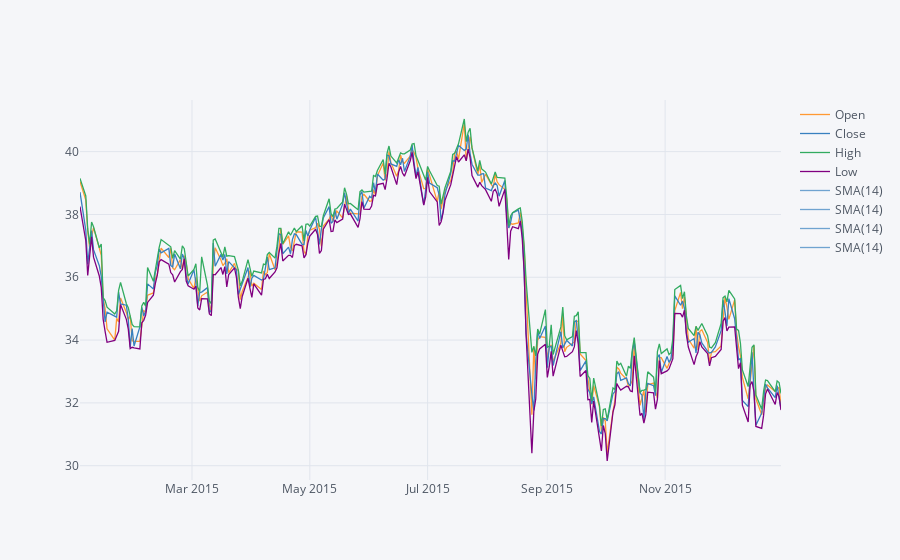

Notebook code cell kept with this figure:
### Markdown cell above
** Use .ta_plot(study='sma') to create a Simple Moving Averages plot of Morgan Stanley for the year 2015.**

### Code cell
MS[['Open','Close','High','Low']]['2015-01-01':'2015-12-31'].ta_plot(study='sma')

### Figure 1 — Plotly figure (JSON) as saved in the notebook; plotly's stock layout.template omitted (floating-point values rounded to 4 significant figures; data arrays with more than 128 entries replaced by an {"elided": "..."} marker saying what was removed)
{"data": [{"name": "Open", "text": "", "mode": "lines", "y": {"elided": "252 float values"}, "x": {"elided": "252 str values"}, "line": {"color": "rgba(255, 153, 51, 1.0)", "dash": "solid", "shape": "linear", "width": 1.3}, "type": "scatter"}, {"name": "Close", "text": "", "mode": "lines", "y": {"elided": "252 float values"}, "x": {"elided": "252 str values"}, "line": {"color": "rgba(55, 128, 191, 1.0)", "dash": "solid", "shape": "linear", "width": 1.3}, "type": "scatter"}, {"name": "High", "text": "", "mode": "lines", "y": {"elided": "252 float values"}, "x": {"elided": "252 str values"}, "line": {"color": "rgba(50, 171, 96, 1.0)", "dash": "solid", "shape": "linear", "width": 1.3}, "type": "scatter"}, {"name": "Low", "text": "", "mode": "lines", "y": {"elided": "252 float values"}, "x": {"elided": "252 str values"}, "line": {"color": "rgba(128, 0, 128, 1.0)", "dash": "solid", "shape": "linear", "width": 1.3}, "type": "scatter"}, {"name": "SMA(14)", "text": "", "mode": "lines", "y": {"elided": "252x4 mixed values"}, "x": {"elided": "252 str values"}, "line": {"color": "rgba(55, 128, 191, 0.7)", "dash": "solid", "shape": "linear", "width": 1.3}, "type": "scatter"}, {"name": "SMA(14)", "text": "", "mode": "lines", "y": {"elided": "252x4 mixed values"}, "x": {"elided": "252 str values"}, "line": {"color": "rgba(55, 128, 191, 0.7)", "dash": "solid", "shape": "linear", "width": 1.3}, "type": "scatter"}, {"name": "SMA(14)", "text": "", "mode": "lines", "y": {"elided": "252x4 mixed values"}, "x": {"elided": "252 str values"}, "line": {"color": "rgba(55, 128, 191, 0.7)", "dash": "solid", "shape": "linear", "width": 1.3}, "type": "scatter"}, {"name": "SMA(14)", "text": "", "mode": "lines", "y": {"elided": "252x4 mixed values"}, "x": {"elided": "252 str values"}, "line": {"color": "rgba(55, 128, 191, 0.7)", "dash": "solid", "shape": "linear", "width": 1.3}, "type": "scatter"}], "layout": {"title": {"font": {"color": "#4D5663"}}, "paper_bgcolor": "#F5F6F9", "plot_bgcolor": "#F5F6F9", "yaxis": {"tickfont": {"color": "#4D5663"}, "zerolinecolor": "#E1E5ED", "title": {"text": "", "font": {"color": "#4D5663"}}, "gridcolor": "#E1E5ED", "showgrid": true}, "xaxis": {"tickfont": {"color": "#4D5663"}, "zerolinecolor": "#E1E5ED", "title": {"text": "", "font": {"color": "#4D5663"}}, "gridcolor": "#E1E5ED", "showgrid": true}, "legend": {"bgcolor": "#F5F6F9", "font": {"color": "#4D5663"}}}}
